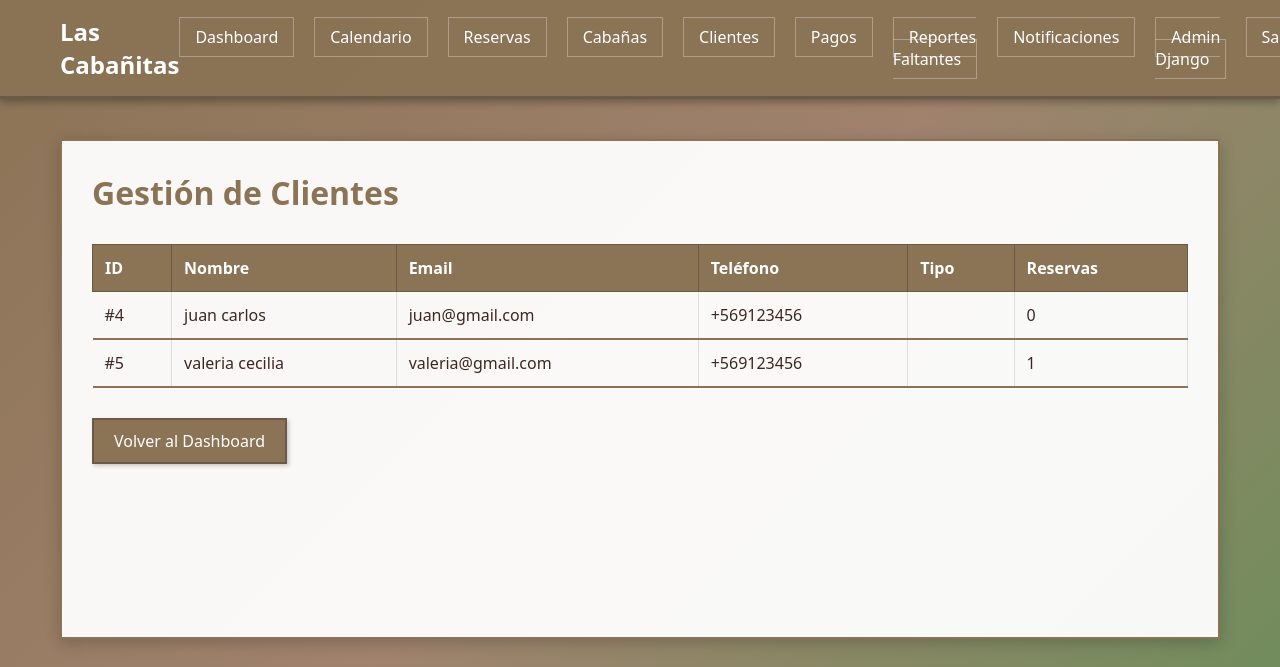
Screenshot of /administrador/clientes/ (signed in) with the database file from the repository.
### gestion/models.py (models this page shows, shortened)
class Cliente(models.Model):
    idCliente = models.AutoField(primary_key=True)
    nombre = models.CharField(max_length=200)
    telefono = models.CharField(max_length=20)
    email = models.EmailField()
    direccion = models.TextField()
    tipoCliente = models.CharField(max_length=50, default='Regular')
    usuario = models.OneToOneField(User, on_delete=models.CASCADE, null=True, blank=True, related_name='cliente')
    class Meta:
        db_table = 'cliente'
        verbose_name = "Cliente"
        verbose_name_plural = "Clientes"

### gestion/views.py (the view)
# urls.py: path('administrador/clientes/', views.gestion_clientes, name='gestion_clientes'),
@administrador_required
def gestion_clientes(request):
    clientes = Cliente.objects.all().order_by('nombre')
    return render(request, 'admin/gestion_clientes.html', {'clientes': clientes})

### gestion/templates/admin/gestion_clientes.html (shortened to what this page needs)
{% extends 'base.html' %}
{% block content %}
<h1 class="page-title">Gestión de Clientes</h1>
{% if clientes %}
    <table>
        <thead>
            <tr>
                <th>ID</th>
                <th>Nombre</th>
                <th>Email</th>
                <th>Teléfono</th>
                <th>Tipo</th>
                <th>Reservas</th>
            </tr>
        </thead>
        <tbody>
            {% for cliente in clientes %}
            <tr>
                <td>#{{ cliente.idCliente }}</td>
                <td>{{ cliente.nombre }}</td>
                <td>{{ cliente.email }}</td>
                <td>{{ cliente.telefono }}</td>
                <td>{{ cliente.tipoCliente }}</td>
                <td>{{ cliente.reservas.count }}</td>
            </tr>
            {% endfor %}
        </tbody>
    </table>
{% else %}
    <div class="card">
        <p>No hay clientes registrados.</p>
    </div>
{% endif %}
<div class="mt-30">
    <a href="{% url 'dashboard_admin' %}" class="btn">Volver al Dashboard</a>
</div>
{% endblock %}

### gestion/static/css/style.css (style rules this page uses)
* { margin: 0; padding: 0; box-sizing: border-box; }
body { font-family: 'Segoe UI', Tahoma, Geneva, Verdana, sans-serif; background: linear-gradient(135deg, #8B7355 0%, #A0826D 50%, #6B8E5A 100%); min-height: 100vh; color: #3E2723; }
.btn { display: inline-block; padding: 10px 20px; background: #8B7355; color: white; text-decoration: none; border-radius: 0; border: 2px solid #6B5A47; cursor: pointer; transition: all 0.3s; box-shadow: 2px 2px 4px rgba(0,0,0,0.2); }
table { width: 100%; border-collapse: collapse; margin-top: 20px; }
table th, table td { padding: 12px; text-align: left; border-bottom: 2px solid #8B7355; border-right: 1px solid #ddd; }
table th { background: #8B7355; color: white; border: 1px solid #6B5A47; }
.content h1 { color: #8B7355; margin-bottom: 30px; }
.page-title { color: #8B7355; margin-bottom: 30px; }
.mt-30 { margin-top: 30px; }

### rows the page displays
Cliente: idCliente "4", nombre "juan carlos", email "juan@gmail.com", telefono "+569123456", reservas.count "0"
Cliente: idCliente "5", nombre "valeria cecilia", email "valeria@gmail.com", telefono "+569123456", reservas.count "1"
